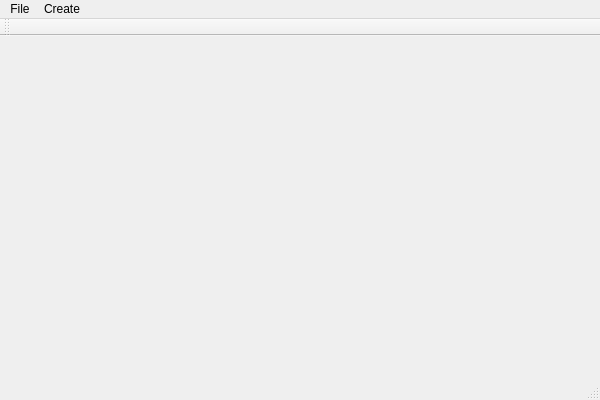
<?xml version="1.0" encoding="UTF-8"?>
<ui version="4.0">
 <class>ProjektZPRClass</class>
 <widget class="QMainWindow" name="ProjektZPRClass">
  <property name="geometry">
   <rect>
    <x>0</x>
    <y>0</y>
    <width>600</width>
    <height>400</height>
   </rect>
  </property>
  <property name="windowTitle">
   <string>ProjektZPR</string>
  </property>
  <widget class="QWidget" name="centralWidget"/>
  <widget class="QMenuBar" name="menuBar">
   <property name="geometry">
    <rect>
     <x>0</x>
     <y>0</y>
     <width>600</width>
     <height>21</height>
    </rect>
   </property>
   <widget class="QMenu" name="menuFile">
    <property name="title">
     <string>File</string>
    </property>
    <addaction name="actionStart"/>
    <addaction name="actionStop"/>
    <addaction name="actionQuit"/>
   </widget>
   <widget class="QMenu" name="menuCreate">
    <property name="title">
     <string>Create</string>
    </property>
    <addaction name="actionNew_Course"/>
   </widget>
   <addaction name="menuFile"/>
   <addaction name="menuCreate"/>
  </widget>
  <widget class="QToolBar" name="mainToolBar">
   <attribute name="toolBarArea">
    <enum>TopToolBarArea</enum>
   </attribute>
   <attribute name="toolBarBreak">
    <bool>false</bool>
   </attribute>
  </widget>
  <widget class="QStatusBar" name="statusBar"/>
  <action name="actionStart">
   <property name="text">
    <string>Start</string>
   </property>
  </action>
  <action name="actionStop">
   <property name="text">
    <string>Stop</string>
   </property>
  </action>
  <action name="actionQuit">
   <property name="text">
    <string>Quit</string>
   </property>
  </action>
  <action name="actionNew_Course">
   <property name="text">
    <string>New Course</string>
   </property>
  </action>
 </widget>
 <layoutdefault spacing="6" margin="11"/>
 <resources>
  <include location="projektzpr.qrc"/>
 </resources>
 <connections>
  <connection>
   <sender>actionQuit</sender>
   <signal>triggered()</signal>
   <receiver>ProjektZPRClass</receiver>
   <slot>close()</slot>
   <hints>
    <hint type="sourcelabel">
     <x>-1</x>
     <y>-1</y>
    </hint>
    <hint type="destinationlabel">
     <x>299</x>
     <y>199</y>
    </hint>
   </hints>
  </connection>
 </connections>
</ui>
